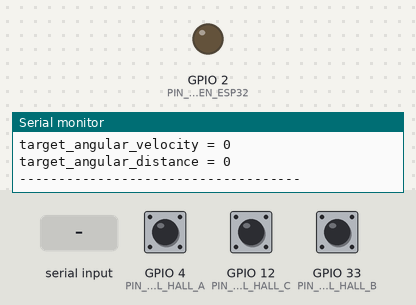
The sketch below on a simulated ESP32. On the bench: output pins drawn as LEDs (lit = HIGH), the last lines printed to the serial monitor. Dashed ring = blinking. Inputs (shaded band) come from the test bench; at power-on: GPIO 4 (PIN_DIGITAL_HALL_A) HIGH, GPIO 12 (PIN_DIGITAL_HALL_C) HIGH, GPIO 33 (PIN_DIGITAL_HALL_B) HIGH.

Above: at 1.7 s.
1.8 s: "90,45\n" received over Serial
At 2.2 s:
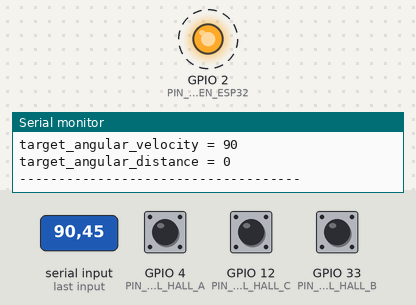
4.8 s: "30,150\n" received over Serial
At 6.0 s:
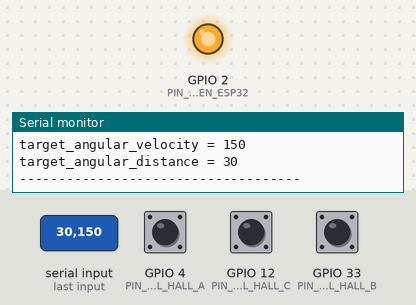
Timing chart, 0 to 13.8 s (numbered marks = the images above; inputs shaded):
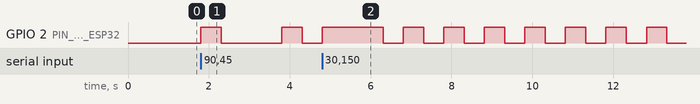

The sketch:

master_read_current_state_and_send_velocity_to_pwm.ino
```cpp
// common to slave
#define IF_PRINT_SERIAL_ON_MONITOR

#define PIN_DIGITAL_HALL_A (4)
#define PIN_DIGITAL_HALL_B (33)
#define PIN_DIGITAL_HALL_C (12)
// common to slave
#define PIN_RX_SERIAL (16)
#define PIN_TX_SERIAL (17)
#define PIN_INTERRUPT_BETWEEN_ESP32 (2)
//

#define UNIT_DEGREE (15)
#define UNIT_LOOP_TIME_MILLIS (1000)
//#define UNIT_LOOP_TIME_MILLIS (10)

bool hallA = 0;
bool hallB = 0;
bool hallC = 0;
uint32_t deg_CCW = 0;
uint32_t deg_CW = 0;
uint32_t deg_CCW_before_UNIT_LOOP_TIME_MILLIS = 0;
uint32_t deg_CW_before_UNIT_LOOP_TIME_MILLIS = 0;
uint32_t deg_CCW_delta = 0;
uint32_t deg_CW_delta = 0;
uint32_t time_stamp = 0;
uint32_t angular_v_CCW = 0;
uint32_t angular_v_CW = 0;
uint32_t time_stamp_for_calc_if = 0;
uint32_t freq_UNIT_LOOP_TIME_MILLIS = 0;
uint32_t period_UNIT_LOOP_TIME_MILLIS = 0;

TaskHandle_t Task1;
TaskHandle_t Task2;

uint32_t tmp_angular_velocity = 0;
uint32_t tmp_angular_distance = 0;
uint32_t target_angular_velocity = 0;
uint32_t target_angular_distance = 0;
bool input_complete = 0;
uint32_t tmp_input = 0;
bool change_target_velocity_or_distance = 0;

// common to slave
unsigned int index_DUTY_CYCLE_ARRAY = 0;
#define MAX_PWM (80)
#define MIN_PWM (10)
//
bool output_state_for_interrupt = 0;
#define buffer_DISTANCE (0)
#define DELAY_BETWEEN_INTERRUPT (500)

void setup() {
  #ifdef IF_PRINT_SERIAL_ON_MONITOR
  Serial.begin(115200);
  #endif
//  Serial.begin(115200);

  Serial1.begin(115200, SERIAL_8N1, PIN_RX_SERIAL, PIN_TX_SERIAL);
  pinMode(PIN_INTERRUPT_BETWEEN_ESP32, OUTPUT);
  digitalWrite(PIN_INTERRUPT_BETWEEN_ESP32, output_state_for_interrupt);

  pinMode(PIN_DIGITAL_HALL_A, INPUT_PULLUP);
  pinMode(PIN_DIGITAL_HALL_B, INPUT_PULLUP);
  pinMode(PIN_DIGITAL_HALL_C, INPUT_PULLUP);

  attachInterrupt(digitalPinToInterrupt(PIN_DIGITAL_HALL_A), hallA_change, CHANGE);
  attachInterrupt(digitalPinToInterrupt(PIN_DIGITAL_HALL_B), hallB_change, CHANGE);
  attachInterrupt(digitalPinToInterrupt(PIN_DIGITAL_HALL_C), hallC_change, CHANGE);

  freq_UNIT_LOOP_TIME_MILLIS = (uint32_t) 1000 / UNIT_LOOP_TIME_MILLIS;
  period_UNIT_LOOP_TIME_MILLIS = (uint32_t) UNIT_LOOP_TIME_MILLIS / 1000;

  xTaskCreatePinnedToCore(
                  Task1code,   /* Task function. */
                  "Task1",     /* name of task. */
                  10000,       /* Stack size of task */
                  NULL,        /* parameter of the task */
                  1,           /* priority of the task */
                  &Task1,      /* Task handle to keep track of created task */
                  0);          /* pin task to core 0 */
  delay(500);
}

void Task1code( void * pvParameters ){
  for(;;){
    if(Serial.available()){
      tmp_input = Serial.parseInt();
      if(!change_target_velocity_or_distance){
        target_angular_velocity = tmp_input;
        change_target_velocity_or_distance = !change_target_velocity_or_distance;
      }
      else{
        target_angular_distance = tmp_input;
        change_target_velocity_or_distance = !change_target_velocity_or_distance;
      }
//      if(tmp_input < 0){
//        target_angular_distance = abs(tmp_input);
//      }
//      else{
//        target_angular_velocity = tmp_input;
////        tmp_angular_velocity = tmp_input;
////        if(tmp_angular_distance != 0)
////          input_complete = 1;
////        else
////          input_complete = 0;
//      }
    }
//    if(input_complete){
//      target_angular_velocity = tmp_angular_velocity;
//      target_angular_distance = tmp_angular_distance;
//      tmp_angular_velocity = 0;
//      tmp_angular_distance = 0;
//      input_complete = 0;
//    }

//    Serial.print("target_angular_velocity = ");
//    Serial.println(target_angular_velocity);
//    Serial.print("target_angular_distance = ");
//    Serial.println(target_angular_distance);
//    Serial.println("------------------------------------");

//    if(deg_CCW - target_angular_distance > buffer_DISTANCE){
//      if(index_DUTY_CYCLE_ARRAY != 0){
//        #ifdef IF_PRINT_SERIAL_ON_MONITOR
//        Serial.print("deg_CCW - target_angular_distance = ");
//        Serial.println(deg_CCW - target_angular_distance);
//        Serial.println("stop");
//        #endif
//        index_DUTY_CYCLE_ARRAY = 0;
//        write_pwm_interrupt();
//        delay(100);
//      }
//    }

    if(target_angular_velocity > angular_v_CCW){
      #ifdef IF_PRINT_SERIAL_ON_MONITOR
//      Serial.println("accel");
      #endif
      if(index_DUTY_CYCLE_ARRAY >= 0){
        index_DUTY_CYCLE_ARRAY = (index_DUTY_CYCLE_ARRAY + 1) % (MAX_PWM - MIN_PWM);
        write_pwm_interrupt();
        delay(DELAY_BETWEEN_INTERRUPT);
      }
    }
    else{
      if(index_DUTY_CYCLE_ARRAY > 0){
        #ifdef IF_PRINT_SERIAL_ON_MONITOR
//        Serial.println("decel");
        #endif
        index_DUTY_CYCLE_ARRAY--;
        write_pwm_interrupt();
        delay(DELAY_BETWEEN_INTERRUPT);
      }
    }
    delay(1);
  }
}

void loop() {
  if(millis() - time_stamp > UNIT_LOOP_TIME_MILLIS){
    time_stamp_for_calc_if = micros();

    #ifdef IF_PRINT_SERIAL_ON_MONITOR
    Serial.print("deg_CCW: ");
    Serial.println(deg_CCW);
    Serial.print("deg_CW: ");
    Serial.println(deg_CW);
    #endif

    #ifdef IF_PRINT_SERIAL_ON_MONITOR
    Serial.print("angular_v_CCW: ");
    #endif
    angular_v_CCW = (deg_CCW - deg_CCW_before_UNIT_LOOP_TIME_MILLIS) / period_UNIT_LOOP_TIME_MILLIS;
//    angular_v_CCW = (deg_CCW - deg_CCW_before_UNIT_LOOP_TIME_MILLIS) * freq_UNIT_LOOP_TIME_MILLIS;
    #ifdef IF_PRINT_SERIAL_ON_MONITOR
    Serial.println(angular_v_CCW);
    Serial.print("angular_v_CW: ");
    #endif
    angular_v_CW = (deg_CW - deg_CW_before_UNIT_LOOP_TIME_MILLIS) / period_UNIT_LOOP_TIME_MILLIS;
//    angular_v_CW = (deg_CW - deg_CW_before_UNIT_LOOP_TIME_MILLIS) * freq_UNIT_LOOP_TIME_MILLIS;
    #ifdef IF_PRINT_SERIAL_ON_MONITOR
    Serial.println(angular_v_CW);
    #endif

    #ifdef IF_PRINT_SERIAL_ON_MONITOR
    Serial.print("elapsed time in if (micros): ");
    Serial.println(micros() - time_stamp_for_calc_if);
    Serial.println("");
    #endif

    deg_CCW_before_UNIT_LOOP_TIME_MILLIS = deg_CCW;
    deg_CW_before_UNIT_LOOP_TIME_MILLIS = deg_CW;


    #ifdef IF_PRINT_SERIAL_ON_MONITOR
    Serial.print("target_angular_velocity = ");
    Serial.println(target_angular_velocity);
    Serial.print("target_angular_distance = ");
    Serial.println(target_angular_distance);
    Serial.println("------------------------------------");
    #endif

    time_stamp = millis();
  }
}

void hallA_change(){
  hallA = 1;
  deg_CCW += hallB * UNIT_DEGREE;
  deg_CW += hallC * UNIT_DEGREE;
  hallB = 0;
  hallC = 0;
}

void hallB_change(){
  hallB = 1;
  deg_CCW += hallC * UNIT_DEGREE;
  deg_CW += hallA * UNIT_DEGREE;
  hallC = 0;
  hallA = 0;
}

void hallC_change(){
  hallC = 1;
  deg_CCW += hallA * UNIT_DEGREE;
  deg_CW += hallB * UNIT_DEGREE;
  hallA = 0;
  hallB = 0;
}

void accelerate_interrupt(){
  if(index_DUTY_CYCLE_ARRAY < (MAX_PWM - MIN_PWM)){
    index_DUTY_CYCLE_ARRAY++;
  }
  else
    return;
  Serial1.write(index_DUTY_CYCLE_ARRAY);
  output_state_for_interrupt = !output_state_for_interrupt;
  digitalWrite(PIN_INTERRUPT_BETWEEN_ESP32, output_state_for_interrupt);
}

void decelerate_interrupt(){
  if(index_DUTY_CYCLE_ARRAY > 0){
    index_DUTY_CYCLE_ARRAY--;
  }
  else
    return;
  Serial1.write(index_DUTY_CYCLE_ARRAY);
  output_state_for_interrupt = !output_state_for_interrupt;
  digitalWrite(PIN_INTERRUPT_BETWEEN_ESP32, output_state_for_interrupt);
}

void stop_interrupt(){
  index_DUTY_CYCLE_ARRAY = 0;
}

void write_pwm_interrupt(){
  Serial1.write(index_DUTY_CYCLE_ARRAY);
  output_state_for_interrupt = !output_state_for_interrupt;
  digitalWrite(PIN_INTERRUPT_BETWEEN_ESP32, output_state_for_interrupt);
}
```

Measured:
- after the input at 1.8 s, GPIO 2 (PIN_INTERRUPT_BETWEEN_ESP32): alternates HIGH for 0.50 s and LOW for 1.5 s, starting at once
- after the input at 4.8 s, GPIO 2 (PIN_INTERRUPT_BETWEEN_ESP32): LOW → HIGH at once, then repeats every 1.0 s: LOW 0.50 s, HIGH 0.50 s
